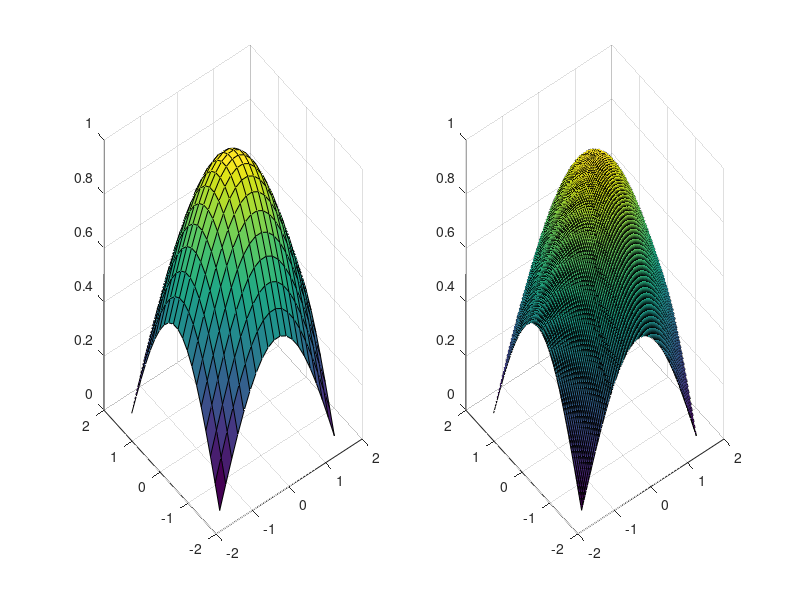

MATLAB code for this plot:
%% FAGP with cuda
% The script reads and plots the result of FAGP saved in csv format.

load("cpp_cuda_results/X1_train.csv");
load("cpp_cuda_results/X2_train.csv");
load("cpp_cuda_results/y_train.csv");

load("cpp_cuda_results/X1_test.csv");
load("cpp_cuda_results/X2_test.csv");
load("cpp_cuda_results/y_test.csv");

figure
subplot(1, 2, 1)
surf(X1_test, X2_test, reshape(y_test, size(X1_test, 1), size(X1_test, 1)));
grid on;
subplot(1, 2, 2)
surf(X1_train, X2_train, reshape(y_train, size(X1_train, 1), size(X1_train, 1)));
grid on;